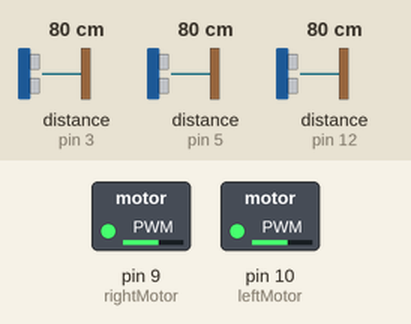
Recording of a sketch running on a simulated Arduino Uno, built with avr-gcc and run on an emulated ATmega328P. Parts: switched loads named in the sketch (green lamp = pin HIGH). Wiring (inferred from the names in the program): ultrasonic range finder: trigger pin 4; echo pin 5. Dashed ring = blinking. The inputs (shaded band) are chosen by the test bench; at power-on: distance to the obstacle (sensors on pin 5, pin 3, pin 12) 80 cm. The echo pulse lasts 58.3 µs per cm; pins used as bus, display or sensor lines are not drawn.

Above: at 1.2 s.
1.3 s: distance to the obstacle (sensor on pin 5) set to 2 cm
At 1.7 s:
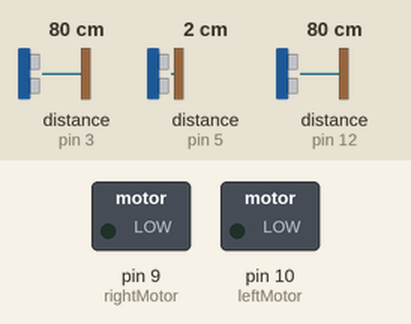
4.3 s: distance to the obstacle (sensor on pin 3) set to 120 cm
At 5.77 s:
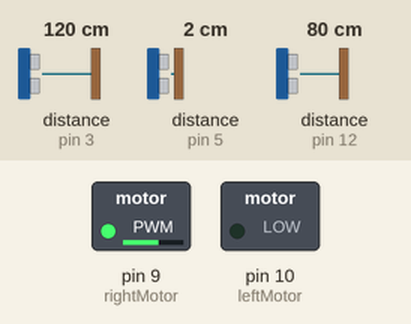
7.3 s: distance to the obstacle (sensor on pin 3) set to 86 cm
9.4 s: distance to the obstacle (sensor on pin 3) set to 76 cm
At 10.39 s:
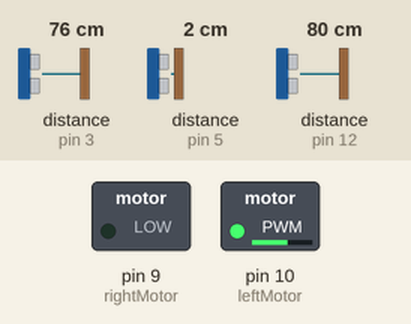
12.0 s: distance to the obstacle (sensor on pin 3) set to 250 cm
At 14.2 s:
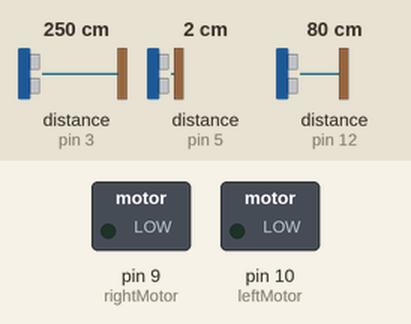
Timing chart, 0 to 16.0 s (numbered marks = the images above; inputs shaded):
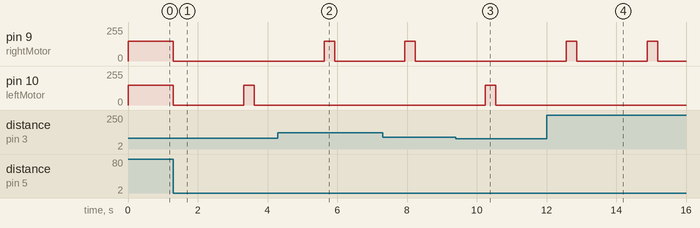

The sketch:

collision-avoidance-system.ino
```cpp
// Initializing Pins
// Sensor Pins
#define triggerPinLeft 2
#define echoPinLeft 3
#define triggerPinCentral 4 // This is the pin that will output a high frequency signal for the central sensor
#define echoPinCentral 5 // This is the pin that will read the reflected signal for the central sensor
#define triggerPinRight 11
#define echoPinRight 12

// Motors Pins
// These pins are connected to the base terminals of BJT's to control the flow of current that reaches the motors
#define leftMotor 10 // We are using pin number 10 to control the left motor
#define rightMotor 9 // ... and pin number 9 to control the right motor

// Motor Speed
#define motorSpeed 150

void setup() {
  Serial.begin (9600); // Setting the BaudRate for the serial monitor
  // Specifying how each pin will be used
  pinMode(triggerPinLeft, OUTPUT);
  pinMode(echoPinLeft, INPUT);
  pinMode(triggerPinCentral, OUTPUT);
  pinMode(echoPinCentral, INPUT);
  pinMode(triggerPinRight, OUTPUT);
  pinMode(echoPinRight, INPUT);
  pinMode(leftMotor, OUTPUT);
  pinMode(rightMotor, OUTPUT);
}

void loop() {
  float frontalDistance = getDistance(triggerPinCentral, echoPinCentral); // check the distance in front
  if (frontalDistance < 20) { // If the frontal distance to an obstacle is under 20 cm, than the car will stop and check the surroundings
    stop();
    delay(2000);
    float leftDistance = getDistance(triggerPinLeft, echoPinLeft); // check the distance to the left
    float rightDistance = getDistance(triggerPinRight, echoPinRight); // check the distance to the right
    if (leftDistance >= 20 || rightDistance >= 20) { // If there are enough space in the left or right side, the car will turn in that direction
      if (leftDistance > rightDistance) { // Compare the distances and make a decision
        turnLeft();
      } else {
        turnRight();
      }
    } else {
      turnAround(); // Make a 180 degrees turn, when it's not enough space to the right or left side
    }
  } else {
    moveForward(); // When there are no obstacles, the car will go forward
  }
}

float getDistance(int triggerPin, int echoPin) {
  float duration, distance;
  digitalWrite(triggerPin, LOW);
  delayMicroseconds(2);

  digitalWrite(triggerPin, HIGH);
  delayMicroseconds(10);
  digitalWrite(triggerPin, LOW);

  duration = pulseIn(echoPin, HIGH);
  distance = (duration / 2) * 0.0344; //distance = (variable time/2) x speed of sound
  return distance;
}

void printDistance() {
  // A function used in the debugging stage to check the accuracy of the sensors, and the correctness of the decisions made
  Serial.print("LEFT: ");
  Serial.println(getDistance(triggerPinLeft, echoPinLeft));
  Serial.print("CENTER: ");
  Serial.println(getDistance(triggerPinCentral, echoPinCentral));
  Serial.print("RIGHT: ");
  Serial.println(getDistance(triggerPinRight, echoPinRight));
  Serial.println("");
}

void moveForward() {
  analogWrite(leftMotor, motorSpeed);
  analogWrite(rightMotor, motorSpeed);
}

void turnLeft() {
  analogWrite(leftMotor, 0);
  analogWrite(rightMotor, motorSpeed);
  delay(300);
}

void turnRight() {
  analogWrite(rightMotor, 0);
  analogWrite(leftMotor, motorSpeed);
  delay(300);
}

void turnAround() {
  analogWrite(leftMotor, motorSpeed);
  analogWrite(rightMotor, 0);
  delay(1000);
}

void stop() {
  analogWrite(leftMotor, 0);
  analogWrite(rightMotor, 0);
}
```

Measured:
- the behaviour switches between 81 and 80 cm on distance to the obstacle (sensor on pin 3) (found by bisection; images 2 and 3)
- after the input at 1.3 s, pin 9 (rightMotor): 150/255 → 0/255 at once; pin 10 (leftMotor): 150/255 → 0/255 at once, → 150/255 2.0 s later, → 0/255 0.30 s later
- after the input at 4.3 s, pin 9 (rightMotor): 0/255 → 150/255 after 1.3 s, → 0/255 0.30 s later; pin 10 (leftMotor): stays 0/255 (without the input it goes to 150/255 after 1.3 s)
- after the input at 9.4 s, pin 9 (rightMotor): stays 0/255 (without the input it goes to 150/255 after 0.85 s); pin 10 (leftMotor): 0/255 → 150/255 after 0.85 s, → 0/255 0.30 s later
- after the input at 12.0 s, pin 9 (rightMotor): alternates 150/255 for 0.30 s and 0/255 for 2.0 s, starting after 0.57 s; pin 10 (leftMotor): stops changing and stays 0/255
